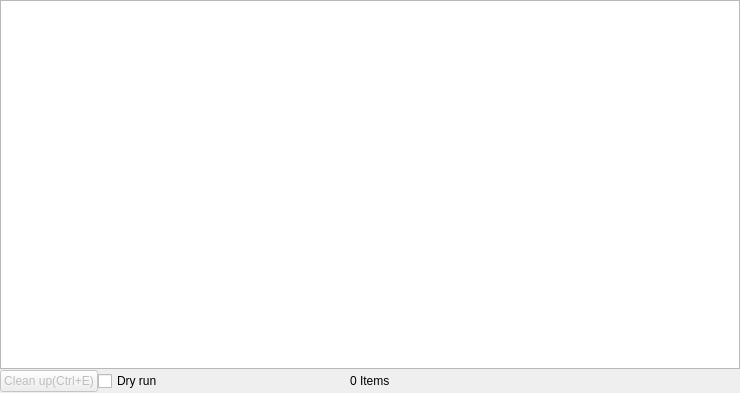
<?xml version="1.0" encoding="UTF-8"?>
<ui version="4.0">
 <class>DownloadManager</class>
 <widget class="QDialog" name="DownloadManager">
  <property name="geometry">
   <rect>
    <x>0</x>
    <y>0</y>
    <width>740</width>
    <height>393</height>
   </rect>
  </property>
  <property name="windowTitle">
   <string>Downloads</string>
  </property>
  <layout class="QGridLayout" name="gridLayout">
   <property name="leftMargin">
    <number>0</number>
   </property>
   <property name="topMargin">
    <number>0</number>
   </property>
   <property name="rightMargin">
    <number>0</number>
   </property>
   <property name="bottomMargin">
    <number>0</number>
   </property>
   <property name="spacing">
    <number>0</number>
   </property>
   <item row="0" column="0" colspan="3">
    <widget class="EditTableView" name="downloadsView">
     <property name="autoFillBackground">
      <bool>true</bool>
     </property>
     <property name="styleSheet">
      <string notr="true">
background-image: url(:/Images/StupidBeauty.png);
background-repeat:none;
background-position:bottom right;
</string>
     </property>
    </widget>
   </item>
   <item row="1" column="0">
    <layout class="QHBoxLayout" name="horizontalLayout">
     <item>
      <widget class="QPushButton" name="cleanupButton">
       <property name="enabled">
        <bool>false</bool>
       </property>
       <property name="text">
        <string>Clean up(Ctrl+E)</string>
       </property>
       <property name="shortcut">
        <string>Ctrl+E</string>
       </property>
      </widget>
     </item>
     <item>
      <widget class="QCheckBox" name="dryRuncheckBox">
       <property name="text">
        <string>Dry run</string>
       </property>
      </widget>
     </item>
     <item>
      <spacer>
       <property name="orientation">
        <enum>Qt::Horizontal</enum>
       </property>
       <property name="sizeHint" stdset="0">
        <size>
         <width>58</width>
         <height>24</height>
        </size>
       </property>
      </spacer>
     </item>
    </layout>
   </item>
   <item row="1" column="1">
    <widget class="QLabel" name="itemCount">
     <property name="text">
      <string>0 Items</string>
     </property>
    </widget>
   </item>
   <item row="1" column="2">
    <spacer name="horizontalSpacer">
     <property name="orientation">
      <enum>Qt::Horizontal</enum>
     </property>
     <property name="sizeHint" stdset="0">
      <size>
       <width>148</width>
       <height>20</height>
      </size>
     </property>
    </spacer>
   </item>
  </layout>
 </widget>
 <customwidgets>
  <customwidget>
   <class>EditTableView</class>
   <extends>QTableView</extends>
   <header>edittableview.h</header>
  </customwidget>
 </customwidgets>
 <resources/>
 <connections/>
</ui>
